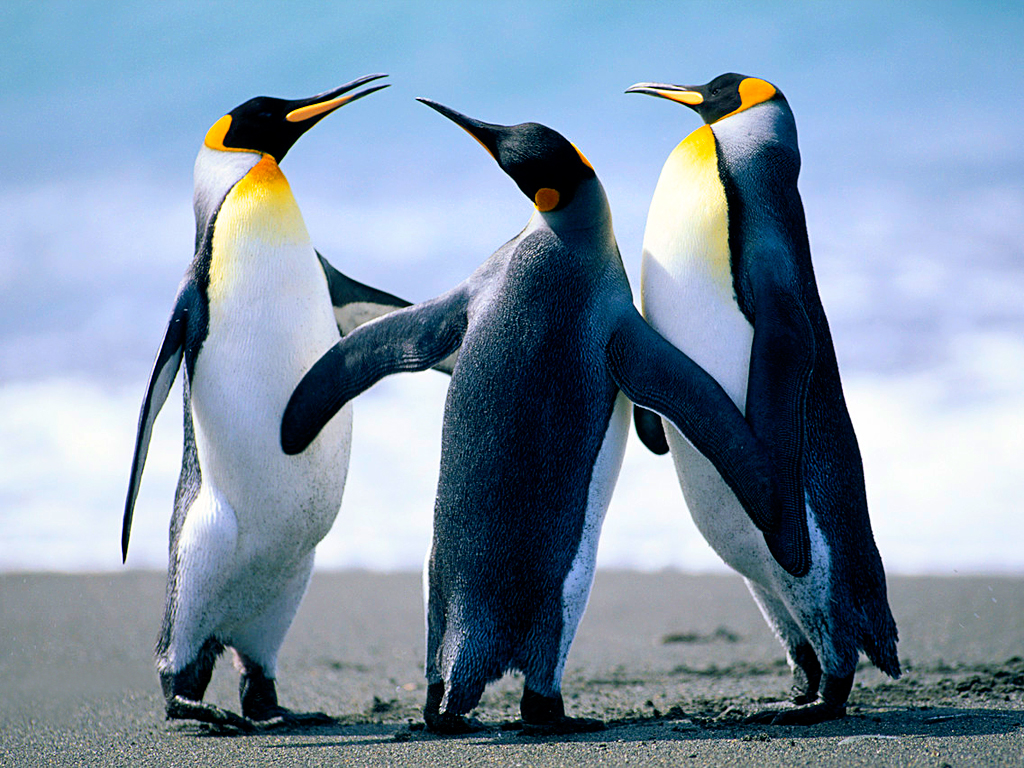
#> input picture Edge Detection/Penguins.jpg, 1024 x 768 px, found by its file name
$ python hist.py   (older library calls are emulated)
#> lines starting #> are read from the running program, lines starting #| are printed output that depends on the picture
from PIL import Image
import numpy as np
import matplotlib.pyplot as plt

img = Image.open('penguins.jpg')
#> img is the input picture: PIL image 1024x768 RGB; mean R, G, B 127.8, 148, 168.1
img = list(img.getdata())
#> img = 786432 items

# [4 lines of commented-out code are left out]

hist_r = [0]*256
hist_g = [0]*256
hist_b = [0]*256

for pixel in img:
	hist_r[pixel[0]] += 1
	hist_g[pixel[1]] += 1
	hist_b[pixel[2]] += 1
#> this loop made 786432 passes
#> pixel on passes 1 to 3: (116, 175, 209), (118, 174, 209), (118, 174, 209)
#> after the loop, hist_b = 256 values, max 24463 at index 251, min 776 at index 194, mean 3072; hist_g = 256 values, max 10920 at index 190, min 558 at index 72, mean 3072; hist_r = 256 values, max 92197 at index 0, min 630 at index 11, mean 3072

x = range(len(hist_r))
plt.plot(x,hist_r,'r', x,hist_g,'g', x,hist_b,'b')
plt.show()
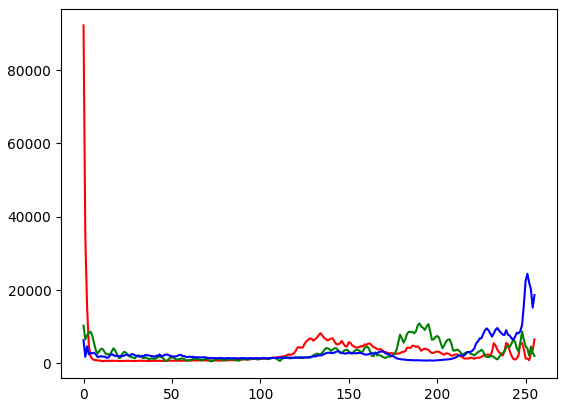
#> figure drawn by matplotlib, 1 panel; curve peaks at x = 0, y = 92197; curve peaks at x = 190, y = 10920; curve peaks at x = 251, y = 24463

$ run again, with Edge Detection/35R4-baru.jpeg copied over Edge Detection/Penguins.jpg
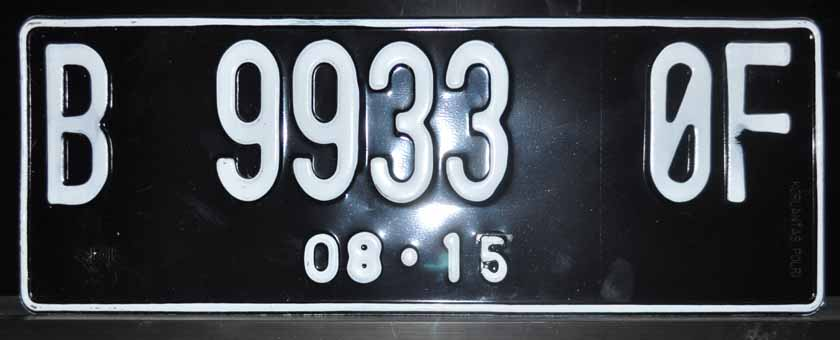
#> input picture Edge Detection/35R4-baru.jpeg, 840 x 340 px, found by its file name
#> img is the input picture: PIL image 840x340 RGB; mean R, G, B 72.6, 76.5, 82
#> img = 285600 items
#> the loop `for pixel in img:` made 285600 passes
#> pixel on passes 1 to 3: (7, 7, 7), (7, 7, 7), (7, 7, 7)
#> after the loop `for pixel in img:`: hist_b = 256 values, max 14766 at index 18, min 36 at index 0, mean 1115.6; hist_g = 256 values, max 15366 at index 18, min 80 at index 0, mean 1115.6; hist_r = 256 values, max 16144 at index 18, min 88 at index 250, mean 1115.6
#> `plt.show()`:
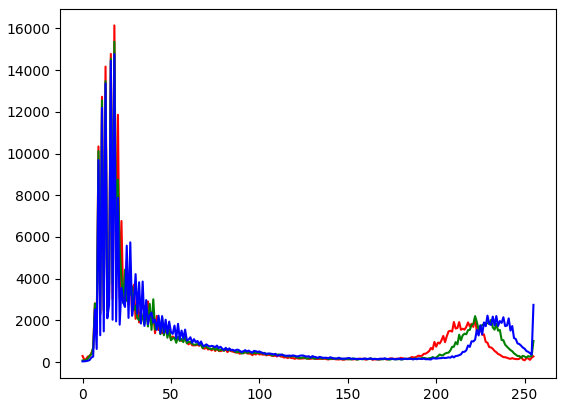
#> figure drawn by matplotlib, 1 panel; curve peaks at x = 18, y = 16144; curve peaks at x = 18, y = 15366; curve peaks at x = 18, y = 14766
